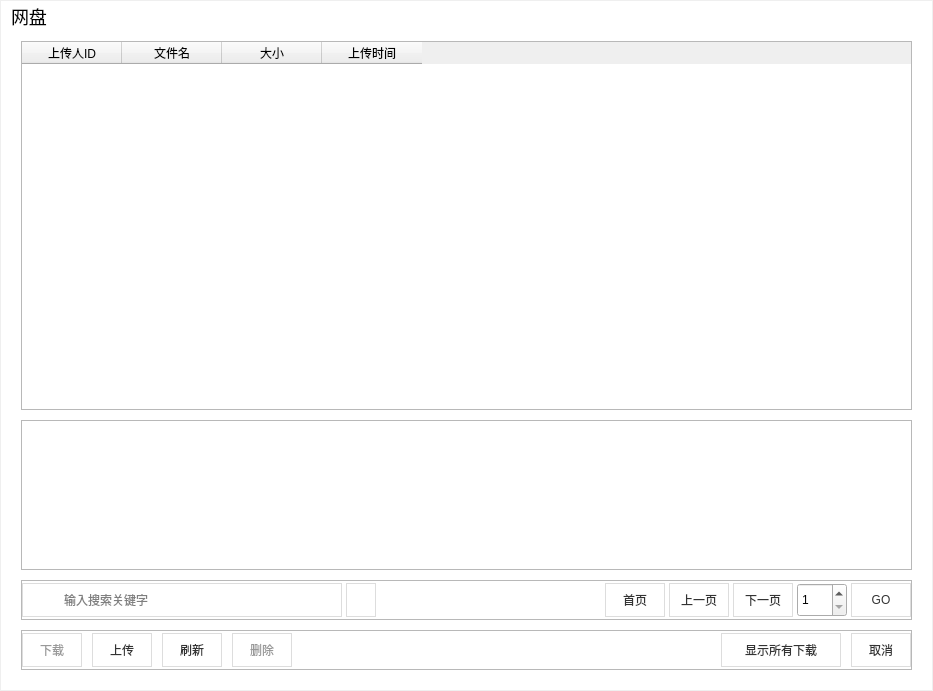
<?xml version="1.0" encoding="UTF-8"?>
<ui version="4.0">
 <class>CloudDiskWidget</class>
 <widget class="QWidget" name="CloudDiskWidget">
  <property name="geometry">
   <rect>
    <x>0</x>
    <y>0</y>
    <width>933</width>
    <height>691</height>
   </rect>
  </property>
  <property name="minimumSize">
   <size>
    <width>800</width>
    <height>540</height>
   </size>
  </property>
  <property name="windowTitle">
   <string>w</string>
  </property>
  <layout class="QHBoxLayout" name="horizontalLayout">
   <property name="spacing">
    <number>0</number>
   </property>
   <property name="leftMargin">
    <number>1</number>
   </property>
   <property name="topMargin">
    <number>1</number>
   </property>
   <property name="rightMargin">
    <number>1</number>
   </property>
   <property name="bottomMargin">
    <number>1</number>
   </property>
   <item>
    <widget class="QWidget" name="widget" native="true">
     <property name="styleSheet">
      <string notr="true">#widget
{
 
	background-color: rgb(255, 255, 255);
}</string>
     </property>
     <layout class="QVBoxLayout" name="verticalLayout">
      <property name="spacing">
       <number>0</number>
      </property>
      <property name="leftMargin">
       <number>0</number>
      </property>
      <property name="topMargin">
       <number>0</number>
      </property>
      <property name="rightMargin">
       <number>0</number>
      </property>
      <property name="bottomMargin">
       <number>0</number>
      </property>
      <item>
       <widget class="QWidget" name="widget_2" native="true">
        <property name="minimumSize">
         <size>
          <width>0</width>
          <height>30</height>
         </size>
        </property>
        <property name="maximumSize">
         <size>
          <width>16777215</width>
          <height>30</height>
         </size>
        </property>
        <layout class="QHBoxLayout" name="horizontalLayout_2">
         <property name="spacing">
          <number>10</number>
         </property>
         <property name="leftMargin">
          <number>10</number>
         </property>
         <property name="topMargin">
          <number>0</number>
         </property>
         <property name="rightMargin">
          <number>0</number>
         </property>
         <property name="bottomMargin">
          <number>0</number>
         </property>
         <item>
          <widget class="QLabel" name="label">
           <property name="styleSheet">
            <string notr="true">font-size:18px;
font-weight:400;</string>
           </property>
           <property name="text">
            <string>网盘</string>
           </property>
          </widget>
         </item>
         <item>
          <widget class="QPushButton" name="pushButton">
           <property name="minimumSize">
            <size>
             <width>30</width>
             <height>30</height>
            </size>
           </property>
           <property name="maximumSize">
            <size>
             <width>30</width>
             <height>30</height>
            </size>
           </property>
           <property name="styleSheet">
            <string notr="true">image: url(:Resources/Images/WinMain/sysbtn_close_normal.png);
border:none;</string>
           </property>
           <property name="text">
            <string/>
           </property>
           <property name="iconSize">
            <size>
             <width>30</width>
             <height>30</height>
            </size>
           </property>
          </widget>
         </item>
        </layout>
       </widget>
      </item>
      <item>
       <widget class="QWidget" name="widget_3" native="true">
        <layout class="QVBoxLayout" name="verticalLayout_2">
         <property name="spacing">
          <number>10</number>
         </property>
         <property name="leftMargin">
          <number>20</number>
         </property>
         <property name="topMargin">
          <number>10</number>
         </property>
         <property name="rightMargin">
          <number>20</number>
         </property>
         <property name="bottomMargin">
          <number>20</number>
         </property>
         <item>
          <widget class="QTableWidget" name="tableWidget">
           <property name="styleSheet">
            <string notr="true"/>
           </property>
           <attribute name="verticalHeaderVisible">
            <bool>false</bool>
           </attribute>
           <attribute name="verticalHeaderCascadingSectionResizes">
            <bool>false</bool>
           </attribute>
           <column>
            <property name="text">
             <string>上传人ID</string>
            </property>
           </column>
           <column>
            <property name="text">
             <string>文件名</string>
            </property>
           </column>
           <column>
            <property name="text">
             <string>大小</string>
            </property>
           </column>
           <column>
            <property name="text">
             <string>上传时间</string>
            </property>
           </column>
          </widget>
         </item>
         <item>
          <widget class="QListWidget" name="listWidget">
           <property name="minimumSize">
            <size>
             <width>0</width>
             <height>150</height>
            </size>
           </property>
           <property name="maximumSize">
            <size>
             <width>16777215</width>
             <height>150</height>
            </size>
           </property>
          </widget>
         </item>
         <item>
          <widget class="QFrame" name="frame">
           <property name="minimumSize">
            <size>
             <width>0</width>
             <height>40</height>
            </size>
           </property>
           <property name="maximumSize">
            <size>
             <width>16777215</width>
             <height>40</height>
            </size>
           </property>
           <property name="frameShape">
            <enum>QFrame::StyledPanel</enum>
           </property>
           <property name="frameShadow">
            <enum>QFrame::Raised</enum>
           </property>
           <layout class="QHBoxLayout" name="horizontalLayout_4">
            <property name="spacing">
             <number>4</number>
            </property>
            <property name="leftMargin">
             <number>0</number>
            </property>
            <property name="topMargin">
             <number>0</number>
            </property>
            <property name="rightMargin">
             <number>0</number>
            </property>
            <property name="bottomMargin">
             <number>0</number>
            </property>
            <item>
             <widget class="QWidget" name="widget_4" native="true">
              <property name="minimumSize">
               <size>
                <width>320</width>
                <height>34</height>
               </size>
              </property>
              <property name="maximumSize">
               <size>
                <width>320</width>
                <height>34</height>
               </size>
              </property>
              <property name="styleSheet">
               <string notr="true">#widget_4
{
 border:1px solid #dddddd;
}</string>
              </property>
              <layout class="QHBoxLayout" name="horizontalLayout_3">
               <property name="leftMargin">
                <number>4</number>
               </property>
               <property name="topMargin">
                <number>0</number>
               </property>
               <property name="rightMargin">
                <number>4</number>
               </property>
               <property name="bottomMargin">
                <number>0</number>
               </property>
               <item>
                <widget class="QLabel" name="label_2">
                 <property name="minimumSize">
                  <size>
                   <width>30</width>
                   <height>30</height>
                  </size>
                 </property>
                 <property name="maximumSize">
                  <size>
                   <width>30</width>
                   <height>30</height>
                  </size>
                 </property>
                 <property name="styleSheet">
                  <string notr="true">image: url(:/Resources/Images/WinMain/search_icon.png);</string>
                 </property>
                 <property name="text">
                  <string/>
                 </property>
                </widget>
               </item>
               <item>
                <widget class="QLineEdit" name="lineEdit">
                 <property name="minimumSize">
                  <size>
                   <width>0</width>
                   <height>30</height>
                  </size>
                 </property>
                 <property name="maximumSize">
                  <size>
                   <width>16777215</width>
                   <height>30</height>
                  </size>
                 </property>
                 <property name="styleSheet">
                  <string notr="true">border:none;</string>
                 </property>
                 <property name="text">
                  <string/>
                 </property>
                 <property name="placeholderText">
                  <string>输入搜索关键字</string>
                 </property>
                 <property name="clearButtonEnabled">
                  <bool>true</bool>
                 </property>
                </widget>
               </item>
              </layout>
             </widget>
            </item>
            <item>
             <widget class="QPushButton" name="btnSearch">
              <property name="minimumSize">
               <size>
                <width>30</width>
                <height>34</height>
               </size>
              </property>
              <property name="maximumSize">
               <size>
                <width>30</width>
                <height>34</height>
               </size>
              </property>
              <property name="styleSheet">
               <string notr="true">QPushButton
{
 border:1px solid #dddddd;
 color:#333333;
}

QPushButton:hover
{
background: #dddddd;
}</string>
              </property>
              <property name="text">
               <string/>
              </property>
             </widget>
            </item>
            <item>
             <spacer name="horizontalSpacer">
              <property name="orientation">
               <enum>Qt::Horizontal</enum>
              </property>
              <property name="sizeHint" stdset="0">
               <size>
                <width>119</width>
                <height>20</height>
               </size>
              </property>
             </spacer>
            </item>
            <item>
             <widget class="QPushButton" name="pushButton_2">
              <property name="minimumSize">
               <size>
                <width>60</width>
                <height>34</height>
               </size>
              </property>
              <property name="maximumSize">
               <size>
                <width>60</width>
                <height>34</height>
               </size>
              </property>
              <property name="styleSheet">
               <string notr="true">QPushButton
{
 border:1px solid #dddddd;
 color:#333333;
}

QPushButton:hover
{
background: #dddddd;
}</string>
              </property>
              <property name="text">
               <string>首页</string>
              </property>
             </widget>
            </item>
            <item>
             <widget class="QPushButton" name="pushButton_3">
              <property name="minimumSize">
               <size>
                <width>60</width>
                <height>34</height>
               </size>
              </property>
              <property name="maximumSize">
               <size>
                <width>60</width>
                <height>34</height>
               </size>
              </property>
              <property name="styleSheet">
               <string notr="true">QPushButton
{
 border:1px solid #dddddd;
 color:#333333;
}

QPushButton:hover
{
background: #dddddd;
}</string>
              </property>
              <property name="text">
               <string>上一页</string>
              </property>
             </widget>
            </item>
            <item>
             <widget class="QPushButton" name="pushButton_4">
              <property name="minimumSize">
               <size>
                <width>60</width>
                <height>34</height>
               </size>
              </property>
              <property name="maximumSize">
               <size>
                <width>60</width>
                <height>34</height>
               </size>
              </property>
              <property name="styleSheet">
               <string notr="true">QPushButton
{
 border:1px solid #dddddd;
 color:#333333;
}

QPushButton:hover
{
background: #dddddd;
}</string>
              </property>
              <property name="text">
               <string>下一页</string>
              </property>
             </widget>
            </item>
            <item>
             <widget class="QSpinBox" name="spinBox">
              <property name="minimumSize">
               <size>
                <width>50</width>
                <height>34</height>
               </size>
              </property>
              <property name="maximumSize">
               <size>
                <width>50</width>
                <height>34</height>
               </size>
              </property>
              <property name="minimum">
               <number>1</number>
              </property>
              <property name="maximum">
               <number>999999</number>
              </property>
             </widget>
            </item>
            <item>
             <widget class="QPushButton" name="pushButton_5">
              <property name="minimumSize">
               <size>
                <width>60</width>
                <height>34</height>
               </size>
              </property>
              <property name="maximumSize">
               <size>
                <width>60</width>
                <height>34</height>
               </size>
              </property>
              <property name="styleSheet">
               <string notr="true">QPushButton
{
 border:1px solid #dddddd;
 color:#333333;
}

QPushButton:hover
{
background: #dddddd;
}</string>
              </property>
              <property name="text">
               <string>GO</string>
              </property>
             </widget>
            </item>
           </layout>
          </widget>
         </item>
         <item>
          <widget class="QFrame" name="frame_2">
           <property name="minimumSize">
            <size>
             <width>0</width>
             <height>40</height>
            </size>
           </property>
           <property name="maximumSize">
            <size>
             <width>16777215</width>
             <height>40</height>
            </size>
           </property>
           <property name="frameShape">
            <enum>QFrame::StyledPanel</enum>
           </property>
           <property name="frameShadow">
            <enum>QFrame::Raised</enum>
           </property>
           <layout class="QHBoxLayout" name="horizontalLayout_5">
            <property name="spacing">
             <number>10</number>
            </property>
            <property name="leftMargin">
             <number>0</number>
            </property>
            <property name="topMargin">
             <number>0</number>
            </property>
            <property name="rightMargin">
             <number>0</number>
            </property>
            <property name="bottomMargin">
             <number>0</number>
            </property>
            <item>
             <widget class="QPushButton" name="pushButton_6">
              <property name="enabled">
               <bool>false</bool>
              </property>
              <property name="minimumSize">
               <size>
                <width>60</width>
                <height>34</height>
               </size>
              </property>
              <property name="maximumSize">
               <size>
                <width>60</width>
                <height>34</height>
               </size>
              </property>
              <property name="cursor">
               <cursorShape>PointingHandCursor</cursorShape>
              </property>
              <property name="styleSheet">
               <string notr="true">QPushButton
{
 border:1px solid #dddddd;
 color:#333333;
}

QPushButton:hover
{
background: #dddddd;
}
QPushButton#pushButton_6{ color:#999}
QPushButton#pushButton_9{ color:#999}</string>
              </property>
              <property name="text">
               <string>下载</string>
              </property>
             </widget>
            </item>
            <item>
             <widget class="QPushButton" name="pushButton_7">
              <property name="minimumSize">
               <size>
                <width>60</width>
                <height>34</height>
               </size>
              </property>
              <property name="maximumSize">
               <size>
                <width>60</width>
                <height>34</height>
               </size>
              </property>
              <property name="styleSheet">
               <string notr="true">QPushButton
{
 border:1px solid #dddddd;
 color:#333333;
}

QPushButton:hover
{
background: #dddddd;
}</string>
              </property>
              <property name="text">
               <string>上传</string>
              </property>
             </widget>
            </item>
            <item>
             <widget class="QPushButton" name="pushButton_8">
              <property name="minimumSize">
               <size>
                <width>60</width>
                <height>34</height>
               </size>
              </property>
              <property name="maximumSize">
               <size>
                <width>60</width>
                <height>34</height>
               </size>
              </property>
              <property name="styleSheet">
               <string notr="true">QPushButton
{
 border:1px solid #dddddd;
 color:#333333;
}

QPushButton:hover
{
background: #dddddd;
}</string>
              </property>
              <property name="text">
               <string>刷新</string>
              </property>
             </widget>
            </item>
            <item>
             <widget class="QPushButton" name="pushButton_9">
              <property name="enabled">
               <bool>false</bool>
              </property>
              <property name="minimumSize">
               <size>
                <width>60</width>
                <height>34</height>
               </size>
              </property>
              <property name="maximumSize">
               <size>
                <width>60</width>
                <height>34</height>
               </size>
              </property>
              <property name="cursor">
               <cursorShape>ForbiddenCursor</cursorShape>
              </property>
              <property name="styleSheet">
               <string notr="true">QPushButton
{
 border:1px solid #dddddd;
 color:#333333;
}

QPushButton:hover
{
background: #dddddd;
}
QPushButton#pushButton_9{ color:#999}</string>
              </property>
              <property name="text">
               <string>删除</string>
              </property>
             </widget>
            </item>
            <item>
             <spacer name="horizontalSpacer_2">
              <property name="orientation">
               <enum>Qt::Horizontal</enum>
              </property>
              <property name="sizeHint" stdset="0">
               <size>
                <width>273</width>
                <height>20</height>
               </size>
              </property>
             </spacer>
            </item>
            <item>
             <widget class="QPushButton" name="pushButton_10">
              <property name="minimumSize">
               <size>
                <width>120</width>
                <height>34</height>
               </size>
              </property>
              <property name="maximumSize">
               <size>
                <width>120</width>
                <height>34</height>
               </size>
              </property>
              <property name="styleSheet">
               <string notr="true">QPushButton
{
 border:1px solid #dddddd;
 color:#333333;
}

QPushButton:hover
{
background: #dddddd;
}</string>
              </property>
              <property name="text">
               <string>显示所有下载</string>
              </property>
             </widget>
            </item>
            <item>
             <widget class="QPushButton" name="pushButton_11">
              <property name="minimumSize">
               <size>
                <width>60</width>
                <height>34</height>
               </size>
              </property>
              <property name="maximumSize">
               <size>
                <width>60</width>
                <height>34</height>
               </size>
              </property>
              <property name="styleSheet">
               <string notr="true">QPushButton
{
 border:1px solid #dddddd;
 color:#333333;
}

QPushButton:hover
{
background: #dddddd;
}</string>
              </property>
              <property name="text">
               <string>取消</string>
              </property>
             </widget>
            </item>
           </layout>
          </widget>
         </item>
        </layout>
       </widget>
      </item>
     </layout>
    </widget>
   </item>
  </layout>
 </widget>
 <layoutdefault spacing="6" margin="11"/>
 <resources>
  <include location="CMainFrame.qrc"/>
 </resources>
 <connections>
  <connection>
   <sender>pushButton</sender>
   <signal>clicked()</signal>
   <receiver>CloudDiskWidget</receiver>
   <slot>close()</slot>
   <hints>
    <hint type="sourcelabel">
     <x>787</x>
     <y>22</y>
    </hint>
    <hint type="destinationlabel">
     <x>799</x>
     <y>18</y>
    </hint>
   </hints>
  </connection>
  <connection>
   <sender>lineEdit</sender>
   <signal>returnPressed()</signal>
   <receiver>CloudDiskWidget</receiver>
   <slot>slot_edit_return()</slot>
   <hints>
    <hint type="sourcelabel">
     <x>257</x>
     <y>453</y>
    </hint>
    <hint type="destinationlabel">
     <x>977</x>
     <y>441</y>
    </hint>
   </hints>
  </connection>
  <connection>
   <sender>pushButton_2</sender>
   <signal>clicked()</signal>
   <receiver>CloudDiskWidget</receiver>
   <slot>slot_button_page()</slot>
   <hints>
    <hint type="sourcelabel">
     <x>498</x>
     <y>444</y>
    </hint>
    <hint type="destinationlabel">
     <x>518</x>
     <y>778</y>
    </hint>
   </hints>
  </connection>
  <connection>
   <sender>pushButton_3</sender>
   <signal>clicked()</signal>
   <receiver>CloudDiskWidget</receiver>
   <slot>slot_button_page()</slot>
   <hints>
    <hint type="sourcelabel">
     <x>564</x>
     <y>459</y>
    </hint>
    <hint type="destinationlabel">
     <x>594</x>
     <y>672</y>
    </hint>
   </hints>
  </connection>
  <connection>
   <sender>pushButton_4</sender>
   <signal>clicked()</signal>
   <receiver>CloudDiskWidget</receiver>
   <slot>slot_button_page()</slot>
   <hints>
    <hint type="sourcelabel">
     <x>627</x>
     <y>455</y>
    </hint>
    <hint type="destinationlabel">
     <x>630</x>
     <y>690</y>
    </hint>
   </hints>
  </connection>
  <connection>
   <sender>pushButton_5</sender>
   <signal>clicked()</signal>
   <receiver>CloudDiskWidget</receiver>
   <slot>slot_button_page()</slot>
   <hints>
    <hint type="sourcelabel">
     <x>756</x>
     <y>454</y>
    </hint>
    <hint type="destinationlabel">
     <x>762</x>
     <y>658</y>
    </hint>
   </hints>
  </connection>
  <connection>
   <sender>pushButton_6</sender>
   <signal>clicked()</signal>
   <receiver>CloudDiskWidget</receiver>
   <slot>slot_button_file()</slot>
   <hints>
    <hint type="sourcelabel">
     <x>60</x>
     <y>510</y>
    </hint>
    <hint type="destinationlabel">
     <x>89</x>
     <y>710</y>
    </hint>
   </hints>
  </connection>
  <connection>
   <sender>pushButton_7</sender>
   <signal>clicked()</signal>
   <receiver>CloudDiskWidget</receiver>
   <slot>slot_button_file()</slot>
   <hints>
    <hint type="sourcelabel">
     <x>130</x>
     <y>501</y>
    </hint>
    <hint type="destinationlabel">
     <x>65</x>
     <y>815</y>
    </hint>
   </hints>
  </connection>
  <connection>
   <sender>pushButton_8</sender>
   <signal>clicked()</signal>
   <receiver>CloudDiskWidget</receiver>
   <slot>slot_button_file()</slot>
   <hints>
    <hint type="sourcelabel">
     <x>203</x>
     <y>501</y>
    </hint>
    <hint type="destinationlabel">
     <x>162</x>
     <y>676</y>
    </hint>
   </hints>
  </connection>
  <connection>
   <sender>pushButton_9</sender>
   <signal>clicked()</signal>
   <receiver>CloudDiskWidget</receiver>
   <slot>slot_button_file()</slot>
   <hints>
    <hint type="sourcelabel">
     <x>262</x>
     <y>492</y>
    </hint>
    <hint type="destinationlabel">
     <x>205</x>
     <y>716</y>
    </hint>
   </hints>
  </connection>
  <connection>
   <sender>pushButton_10</sender>
   <signal>clicked()</signal>
   <receiver>CloudDiskWidget</receiver>
   <slot>slot_button_file()</slot>
   <hints>
    <hint type="sourcelabel">
     <x>682</x>
     <y>494</y>
    </hint>
    <hint type="destinationlabel">
     <x>679</x>
     <y>606</y>
    </hint>
   </hints>
  </connection>
  <connection>
   <sender>pushButton_11</sender>
   <signal>clicked()</signal>
   <receiver>CloudDiskWidget</receiver>
   <slot>slot_button_file()</slot>
   <hints>
    <hint type="sourcelabel">
     <x>745</x>
     <y>506</y>
    </hint>
    <hint type="destinationlabel">
     <x>745</x>
     <y>654</y>
    </hint>
   </hints>
  </connection>
 </connections>
 <slots>
  <slot>slot_edit_return()</slot>
  <slot>slot_button_page()</slot>
  <slot>slot_button_file()</slot>
 </slots>
</ui>
